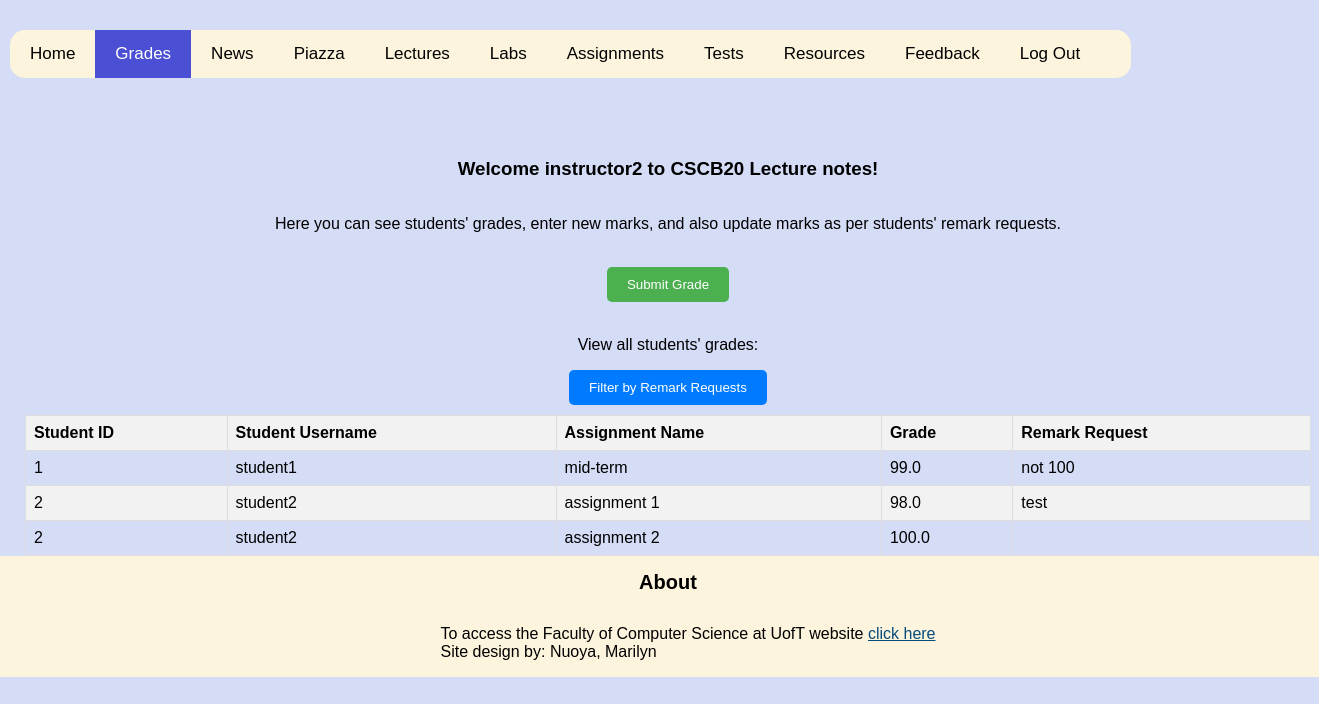
Before: /grades_insview (signed in) with the older database file.
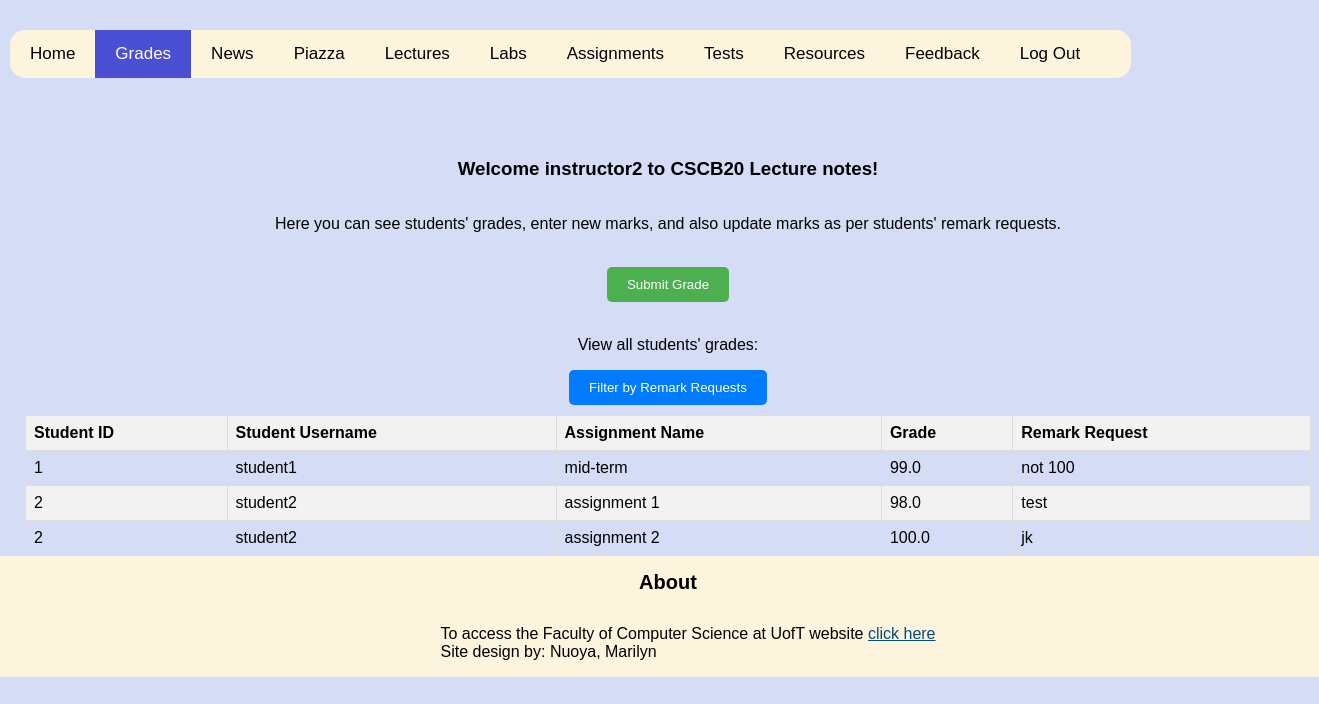
After: the same page with the newer database file.
### app.py (models this page shows, shortened)
class Grades(db.Model):
    __tablename__ = 'Grades'
    id = db.Column(db.Integer, primary_key=True)
    assignment_name = db.Column(db.String(100), nullable=False)
    grade = db.Column(db.Float, nullable=False)
    remark_request = db.Column(db.Text, nullable=True)
    student_id = db.Column(db.Integer, db.ForeignKey('Students.id'), nullable=False)

### app.py (the view, shortened to what this page needs)
@app.route("/grades_insview", methods = ['GET', 'POST'])
def grades_insview():
    query_students_result = query_students()
    if request.method == 'GET':
        pagename="Instructor's View of Grades"
        return render_template("grades_insview.html", query_students_result=query_students_result)

### app.py (called while the page is built)
def query_students():
    query_students = Students.query.all()
    return query_students

### templates/grades_insview.html (shortened to what this page needs)
{% extends "template.html" %}
{% block content %}
{% if session.name and session.user_type =='instructor' %}
    <h3> Welcome {{ session.name }} to CSCB20 Lecture notes! </h3>
    <p> Here you can see students' grades, enter new marks, and also update marks as per students' remark requests. </p>
    <br>
    <button id="openGradeFormButton">Submit Grade</button>
    <br>
    <p>View all students' grades:</p>
    <button id="filterButton">Filter by Remark Requests</button>
    <table class="student_grades">
        <thead>
            <tr>
                <th>Student ID</th>
                <th>Student Username</th>
                <th>Assignment Name</th>
                <th>Grade</th>
                <th>Remark Request</th>
            </tr>
        </thead>
        <tbody>
            {% for student in query_students_result %}
                {% for grade in student.grades %}
                    <tr>
                        <td>{{ student.id }}</td>
                        <td>{{ student.username }}</td>
                        <td>{{ grade.assignment_name }}</td>
                        <td>{{ grade.grade }}</td>
                        <td>{{ grade.remark_request }}</td>
                    </tr>
                {% endfor %}
            {% endfor %}
        </tbody>
    </table>
{% else %}
    <h1>This is the CSCB20 Course page</h1>
    <p>
    You are not authorized to view this page.
    Thank you!
    </p>
{% endif %}
{% endblock %}

Changed rows visible on the page:
changed Grades "assignment 2": remark_request (not shown) → "jk"
